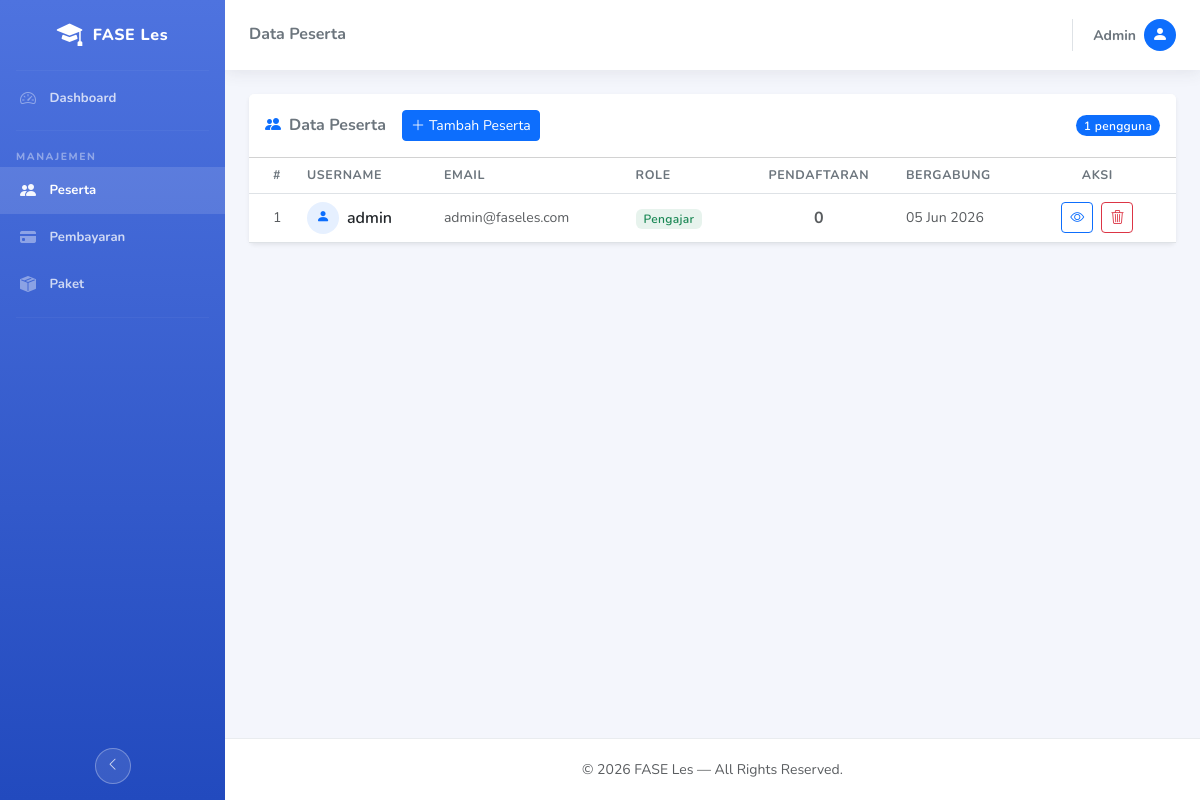
The page /index.php/admin/peserta on the database its author committed.
### tables this page shows
CREATE TABLE `users` (
  `id` int NOT NULL,
  `username` varchar(100) NOT NULL,
  `email` varchar(100) NOT NULL,
  `password` varchar(255) NOT NULL,
  `role` enum('siswa','ortu','pengajar','admin') DEFAULT NULL,
  `created_at` datetime DEFAULT CURRENT_TIMESTAMP
);

### application/controllers/Admin.php (called while the page is built, shortened)
<?php
class Admin extends CI_Controller {
    public function peserta() {
        $users = $this->db->select('u.id, u.username, u.email, u.role, u.created_at,
            COUNT(p.id) as jumlah_pendaftaran')
            ->from('users u')
            ->join('pendaftaran p', 'p.user_id = u.id', 'left')
            ->group_by('u.id')
            ->order_by('u.created_at', 'DESC')
            ->get()->result_array();
        $data = [
            'page_title'  => 'Data Peserta',
            'active_menu' => 'peserta',
            'users'       => $users,
        ];
        $this->load->view('admin/v_peserta', $data);
    }
}

### index.php (called while the page is built, shortened)
<?php
require_once BASEPATH.'core/CodeIgniter.php';

### application/views/admin/v_peserta.php (the view, shortened to what this page needs)
<div class="card shadow-sm border-0">
    <div class="card-header bg-white d-flex align-items-center justify-content-between py-3">
        <div class="d-flex align-items-center gap-3">
            <h6 class="mb-0 fw-bold text-secondary">
                <i class="bi bi-people-fill me-2 text-primary"></i>Data Peserta
            </h6>
            <button class="btn btn-sm btn-primary" data-bs-toggle="modal" data-bs-target="#modalTambahPeserta">
                <i class="bi bi-plus-lg me-1"></i>Tambah Peserta
            </button>
        </div>
        <span class="badge bg-primary rounded-pill"><?= count($users) ?> pengguna</span>
    </div>
    <div class="card-body p-0">
        <div class="table-responsive">
            <table class="table table-hover align-middle mb-0" id="tablePeserta">
                <thead class="bg-light">
                    <tr>
                        <th class="ps-4" style="width:50px;">#</th>
                        <th>Username</th>
                        <th>Email</th>
                        <th>Role</th>
                        <th class="text-center">Pendaftaran</th>
                        <th>Bergabung</th>
                        <th class="text-center pe-4">Aksi</th>
                    </tr>
                </thead>
                <tbody>
                <?php if (!empty($users)): ?>
                    <?php foreach ($users as $i => $u): ?>
                    <tr>
                        <td class="ps-4 text-muted small"><?= $i + 1 ?></td>
                        <td>
                            <div class="d-flex align-items-center gap-2">
                                <div class="rounded-circle d-flex align-items-center justify-content-center bg-primary bg-opacity-10"
                                     style="width:2rem;height:2rem;flex-shrink:0;">
                                    <i class="bi bi-person-fill text-primary" style="font-size:.85rem;"></i>
                                </div>
                                <span class="fw-semibold"><?= htmlspecialchars($u['username']) ?></span>
                            </div>
                        </td>
                        <td class="text-muted small"><?= htmlspecialchars($u['email']) ?></td>
                        <td>
                            <?php
                            $roleMap = [
                                'siswa'   => ['bg-info bg-opacity-10 text-info',    'Siswa'],
                                'ortu'    => ['bg-warning bg-opacity-10 text-warning', 'Orang Tua'],
                                'pengajar'=> ['bg-success bg-opacity-10 text-success', 'Pengajar'],
                                'admin'   => ['bg-danger bg-opacity-10 text-danger',  'Admin'],
                            ];
                            [$cls, $label] = $roleMap[$u['role']] ?? ['bg-secondary bg-opacity-10 text-secondary', ucfirst($u['role'])];
                            ?>
                            <span class="badge <?= $cls ?> fw-semibold px-2 py-1"><?= $label ?></span>
                        </td>
                        <td class="text-center">
                            <span class="fw-bold <?= $u['jumlah_pendaftaran'] > 0 ? 'text-primary' : 'text-muted' ?>">
                                <?= $u['jumlah_pendaftaran'] ?>
                            </span>
                        </td>
                        <td class="text-muted small">
                            <?= date('d M Y', strtotime($u['created_at'])) ?>
                        </td>
                        <td class="text-center pe-4">
                            <a href="<?= site_url('admin/detail_peserta/' . $u['id']) ?>"
                               class="btn btn-sm btn-outline-primary me-1" title="Detail">
                                <i class="bi bi-eye"></i>
                            </a>
                            <button type="button"
                                    class="btn btn-sm btn-outline-danger btn-hapus"
                                    title="Hapus"
                                    data-id="<?= $u['id'] ?>"
                                    data-nama="<?= htmlspecialchars($u['username']) ?>">
                                <i class="bi bi-trash3"></i>
                            </button>
                        </td>
                    </tr>
                    <?php endforeach; ?>
                <?php endif; ?>
                </tbody>
            </table>
        </div>
    </div>
</div>

### assets/css/admin.css (style rules this page uses)
body { font-family: 'Nunito', 'Segoe UI', sans-serif; background-color: #f4f6fc; overflow-x: hidden; }
.table th { font-size: 0.78rem; font-weight: 700; text-transform: uppercase; letter-spacing: 0.04rem; color: #6c757d; border-bottom-width: 1px; }
.badge { font-weight: 600; letter-spacing: 0.02rem; }

### rows shown on the page
users: username "admin", email "admin@faseles.com", label "Pengajar", jumlah_pendaftaran "0", created_at "05 Jun 2026"

### other values the page prints
$page_title "Data Peserta"
$this->session->userdata('username') "Admin"
count($users) "1"
